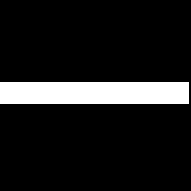
#> input picture Лр 4/4_01.jpg, 191 x 191 px; the run also reads 1 picture not shown here
$ python 'ЛР4.py'
#> lines starting #> are read from the running program, lines starting #| are printed output that depends on the picture
import cv2
import numpy as np
from matplotlib import pyplot as plt

img1 = cv2.imread('4_01.jpg')
#> img1 is the input picture: shape (191, 191, 3); min 0, max 255, mean 29.1
img2 = cv2.imread('4_02.jpg')
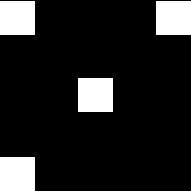
#> input picture Лр 4/4_02.jpg, 191 x 191 px
#> img2 is the input picture: shape (191, 191, 3); min 0, max 255, mean 33.3
img3 = cv2.imread('4_03.jpg')
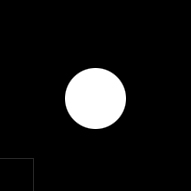
#> input picture Лр 4/4_03.jpg, 191 x 191 px
#> img3 is the input picture: shape (191, 191, 3); min 0, max 255, mean 20.5
img4 = cv2.imread('4_04.jpg')
img5 = cv2.imread('4_05.jpg')
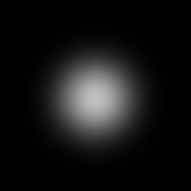
#> input picture Лр 4/4_05.jpg, 191 x 191 px
#> img5 is the input picture: shape (191, 191, 3); min 0, max 192, mean 20.4
img6 = cv2.imread('4_06.jpg')
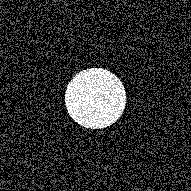
#> input picture Лр 4/4_06.jpg, 191 x 191 px
#> img6 is the input picture: shape (191, 191, 3); min 0, max 255, mean 46.8

img1 = cv2.cvtColor(img1,cv2.COLOR_BGR2GRAY)
#> img1: shape (191, 191)
img2 = cv2.cvtColor(img2,cv2.COLOR_BGR2GRAY)
#> img2: shape (191, 191)
img3 = cv2.cvtColor(img3,cv2.COLOR_BGR2GRAY)
#> img3: shape (191, 191)
img4 = cv2.cvtColor(img4,cv2.COLOR_BGR2GRAY)
img5 = cv2.cvtColor(img5,cv2.COLOR_BGR2GRAY)
#> img5: shape (191, 191)
img6 = cv2.cvtColor(img6,cv2.COLOR_BGR2GRAY)
#> img6: shape (191, 191)

def spectr(image):
    imageSpect = np.fft.fft2(image)
    return imageSpect

def centr(image):
    imageSpect = np.fft.fft2(image)
    fshift = np.fft.fftshift(imageSpect)
    log_shift_center = np.log(1 + np.abs(fshift))
    return log_shift_center

fig = plt.figure()

fig, ([ax1, ax2, ax3 ],[ax4, ax5, ax6] ) = plt.subplots(
    nrows=2, ncols=3,
    figsize=(18, 14)
)

ax1.set_title('1')
ax2.set_title('2')
ax3.set_title('3')
ax4.set_title('4')
ax5.set_title('5')
ax6.set_title('6')

im1 = spectr(img1)
im2 = spectr(img2)
im3 = spectr(img3)
im4 = spectr(img4)
im5 = spectr(img5)
im6 = spectr(img6)

ax1.imshow(np.log(1+np.abs(im1)), cmap='gray')
ax2.imshow(np.log(1+np.abs(im2)),cmap='gray')
ax3.imshow(np.log(1+np.abs(im3)),cmap='gray')
ax4.imshow(np.log(1+np.abs(im4)),cmap='gray')
ax5.imshow(np.log(1+np.abs(im5)),cmap='gray')
ax6.imshow(np.log(1+np.abs(im6)), cmap='gray')

plt.show()
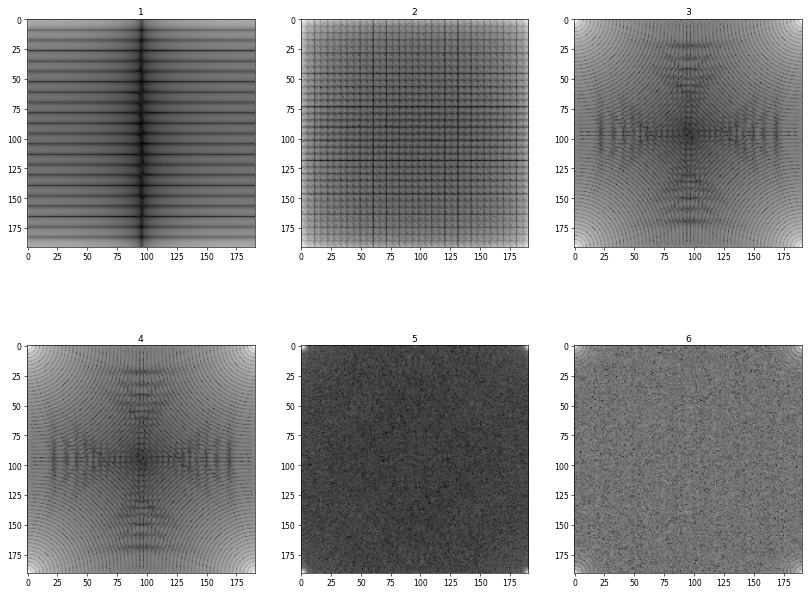
#> figure drawn by matplotlib, 6 panels

fig = plt.figure()

fig, ([ax1, ax2, ax3 ],[ax4, ax5, ax6] ) = plt.subplots(
    nrows=2, ncols=3,
    figsize=(18, 14)
)

ax1.set_title('1')
ax2.set_title('2')
ax3.set_title('3')
ax4.set_title('4')
ax5.set_title('5')
ax6.set_title('6')

im1 = centr(img1)
im2 = centr(img2)
im3 = centr(img3)
im4 = centr(img4)
im5 = centr(img5)
#> in centr (call 5), `log_shift_center = np.log(1 + np.abs(fshift))`:
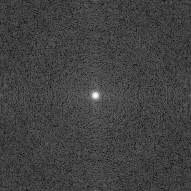
#> log_shift_center: shape (191, 191) float64; min 0.107, max 13.52, mean 3.58; drawn with min black and max white
im6 = centr(img6)
#> in centr (call 6), `log_shift_center = np.log(1 + np.abs(fshift))`:
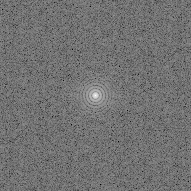
#> log_shift_center: shape (191, 191) float64; min 4.13, max 14.35, mean 8.71; drawn with min black and max white

ax1.imshow(im1, cmap='gray')
ax2.imshow(im2,cmap='gray')
ax3.imshow(im3,cmap='gray')
ax4.imshow(im4,cmap='gray')
ax5.imshow(im5,cmap='gray')
ax6.imshow(im6, cmap='gray')

plt.show()
